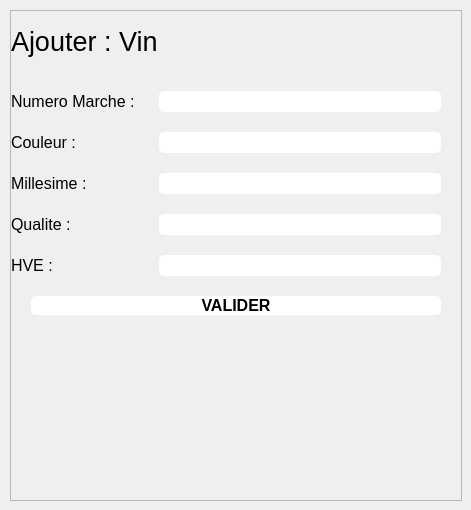
            <widget class="QWidget" name="vins_page">
             <widget class="QFrame" name="frame_4">
              <property name="geometry">
               <rect>
                <x>10</x>
                <y>10</y>
                <width>452</width>
                <height>491</height>
               </rect>
              </property>
              <property name="sizePolicy">
               <sizepolicy hsizetype="Preferred" vsizetype="Preferred">
                <horstretch>0</horstretch>
                <verstretch>0</verstretch>
               </sizepolicy>
              </property>
              <property name="frameShape">
               <enum>QFrame::StyledPanel</enum>
              </property>
              <property name="frameShadow">
               <enum>QFrame::Raised</enum>
              </property>
              <layout class="QFormLayout" name="formLayout_2">
               <property name="horizontalSpacing">
                <number>0</number>
               </property>
               <property name="verticalSpacing">
                <number>20</number>
               </property>
               <property name="leftMargin">
                <number>0</number>
               </property>
               <property name="topMargin">
                <number>0</number>
               </property>
               <property name="rightMargin">
                <number>0</number>
               </property>
               <property name="bottomMargin">
                <number>0</number>
               </property>
               <item row="1" column="0">
                <widget class="QLabel" name="label_9">
                 <property name="font">
                  <font>
                   <pointsize>12</pointsize>
                  </font>
                 </property>
                 <property name="text">
                  <string>Numero Marche : </string>
                 </property>
                </widget>
               </item>
               <item row="1" column="1">
                <widget class="QLineEdit" name="lineEdit_5">
                 <property name="font">
                  <font>
                   <pointsize>12</pointsize>
                  </font>
                 </property>
                 <property name="styleSheet">
                  <string notr="true">background-color:#FFF;
color:black;
margin-left:20px;
margin-right:20px;
border-radius: 5px;</string>
                 </property>
                 <property name="alignment">
                  <set>Qt::AlignCenter</set>
                 </property>
                </widget>
               </item>
               <item row="2" column="0">
                <widget class="QLabel" name="label_10">
                 <property name="font">
                  <font>
                   <pointsize>12</pointsize>
                  </font>
                 </property>
                 <property name="text">
                  <string>Couleur : </string>
                 </property>
                </widget>
               </item>
               <item row="2" column="1">
                <widget class="QLineEdit" name="lineEdit_6">
                 <property name="font">
                  <font>
                   <pointsize>12</pointsize>
                  </font>
                 </property>
                 <property name="styleSheet">
                  <string notr="true">background-color:#FFF;
color:black;
margin-left:20px;
margin-right:20px;
border-radius: 5px;</string>
                 </property>
                 <property name="alignment">
                  <set>Qt::AlignCenter</set>
                 </property>
                </widget>
               </item>
               <item row="3" column="0">
                <widget class="QLabel" name="label_11">
                 <property name="font">
                  <font>
                   <pointsize>12</pointsize>
                  </font>
                 </property>
                 <property name="text">
                  <string>Millesime : </string>
                 </property>
                </widget>
               </item>
               <item row="3" column="1">
                <widget class="QLineEdit" name="lineEdit_7">
                 <property name="font">
                  <font>
                   <pointsize>12</pointsize>
                  </font>
                 </property>
                 <property name="styleSheet">
                  <string notr="true">background-color:#FFF;
color:black;
margin-left:20px;
margin-right:20px;
border-radius: 5px;</string>
                 </property>
                 <property name="alignment">
                  <set>Qt::AlignCenter</set>
                 </property>
                </widget>
               </item>
               <item row="4" column="0">
                <widget class="QLabel" name="label_12">
                 <property name="font">
                  <font>
                   <pointsize>12</pointsize>
                  </font>
                 </property>
                 <property name="text">
                  <string>Qualite : </string>
                 </property>
                </widget>
               </item>
               <item row="4" column="1">
                <widget class="QLineEdit" name="lineEdit_8">
                 <property name="font">
                  <font>
                   <pointsize>12</pointsize>
                  </font>
                 </property>
                 <property name="styleSheet">
                  <string notr="true">background-color:#FFF;
color:black;
margin-left:20px;
margin-right:20px;
border-radius: 5px;</string>
                 </property>
                 <property name="alignment">
                  <set>Qt::AlignCenter</set>
                 </property>
                </widget>
               </item>
               <item row="0" column="0" colspan="2">
                <widget class="QLabel" name="label_13">
                 <property name="minimumSize">
                  <size>
                   <width>0</width>
                   <height>60</height>
                  </size>
                 </property>
                 <property name="maximumSize">
                  <size>
                   <width>16777215</width>
                   <height>60</height>
                  </size>
                 </property>
                 <property name="font">
                  <font>
                   <pointsize>20</pointsize>
                  </font>
                 </property>
                 <property name="text">
                  <string>Ajouter : Vin</string>
                 </property>
                </widget>
               </item>
               <item row="6" column="0" colspan="2">
                <widget class="QPushButton" name="pushButton_7">
                 <property name="font">
                  <font>
                   <pointsize>12</pointsize>
                   <weight>75</weight>
                   <bold>true</bold>
                  </font>
                 </property>
                 <property name="styleSheet">
                  <string notr="true">background-color:#FFF;
color:black;
margin-left:20px;
margin-right:20px;
border-radius: 5px;</string>
                 </property>
                 <property name="text">
                  <string>VALIDER</string>
                 </property>
                </widget>
               </item>
               <item row="5" column="0">
                <widget class="QLabel" name="label_15">
                 <property name="font">
                  <font>
                   <pointsize>12</pointsize>
                  </font>
                 </property>
                 <property name="text">
                  <string>HVE : </string>
                 </property>
                </widget>
               </item>
               <item row="5" column="1">
                <widget class="QLineEdit" name="lineEdit_9">
                 <property name="font">
                  <font>
                   <pointsize>12</pointsize>
                  </font>
                 </property>
                 <property name="styleSheet">
                  <string notr="true">background-color:#FFF;
color:black;
margin-left:20px;
margin-right:20px;
border-radius: 5px;</string>
                 </property>
                 <property name="alignment">
                  <set>Qt::AlignCenter</set>
                 </property>
                </widget>
               </item>
              </layout>
             </widget>
            </widget>
